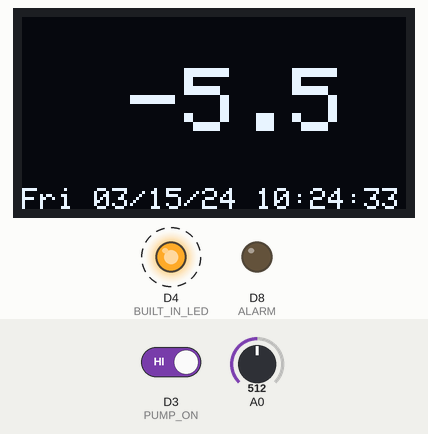
Simulated run of this sketch. Board: ESP8266 (Wemos D1 mini). Shown: 128×64 one-colour display, output pins drawn as LEDs (lit = HIGH). Dashed ring = blinking. The inputs (shaded band) are chosen by the test bench; at power-on: D3 (PUMP_ON) HIGH, A0 = 512. WiFi joins after 1.5 s; servers stay silent unless stated; the local clock reads 2024-03-15 10:24:30 at power-on unless the sketch sets it; no MQTT or app messages arrive unless stated; what the sketch prints to the serial monitor is not drawn.

Above: at 3.7 s.
3.8 s: D3 (PUMP_ON) driven LOW
At 4.99 s:
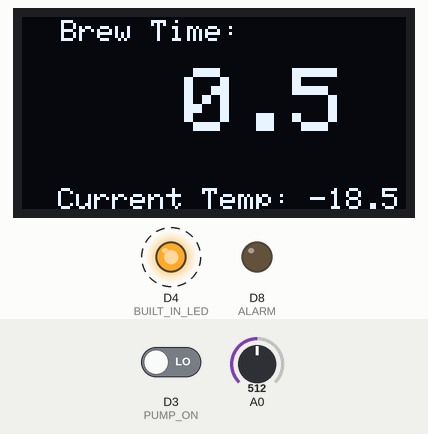
6.8 s: A0 set to 716
At 7.03 s:
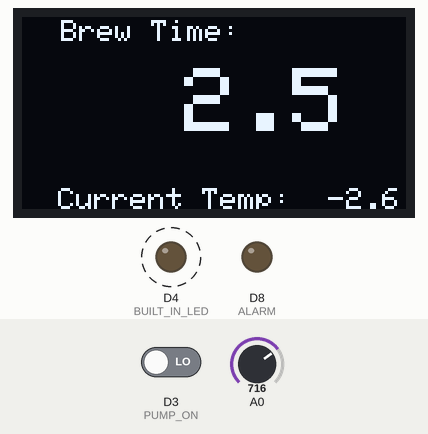
8.4 s: A0 set to 900
At 8.61 s:
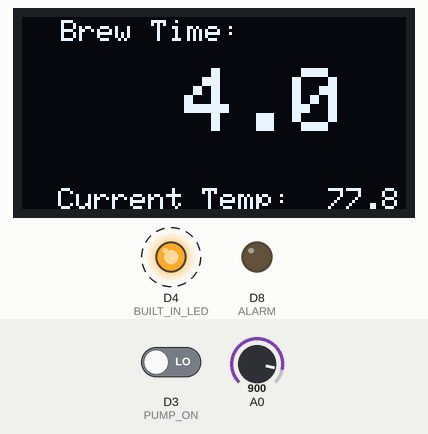
10.0 s: D3 (PUMP_ON) driven HIGH
At 10.87 s:
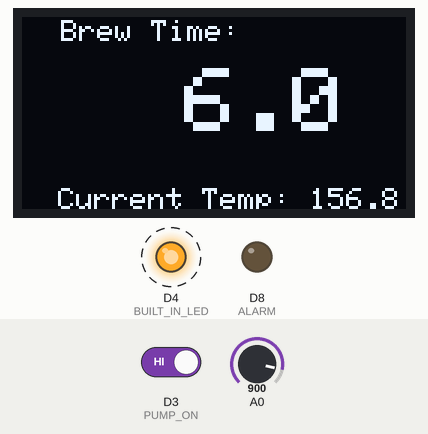
12.0 s: A0 set to 1023
At 12.23 s:
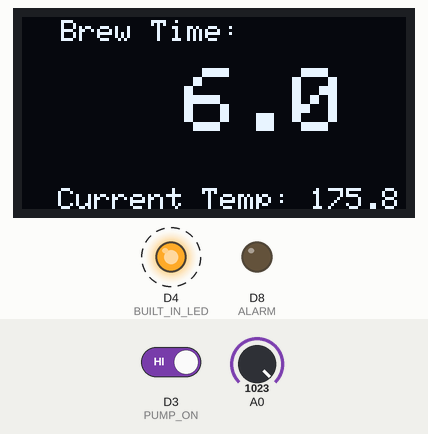
Timing chart, 0 to 14.6 s (numbered marks = the images above; inputs shaded):
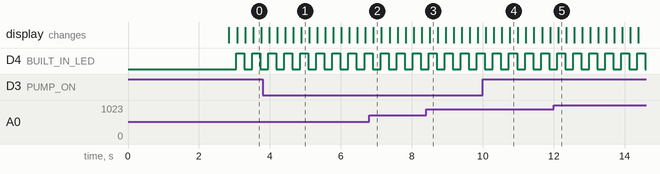

The sketch:

gaggia.ino
```cpp
//==================================================================================
//
// select "LOLIN(WEMOS) D1 R2 & mini" device
//
// FW Rev 1.1  - initial release
// FW Rev 1.2  - brew time roud to 0.5 and display update rate change to 100 ms.
// FW Rev 1.3  - add remote control of Govee smart switch control for auto-shutoff.
//===================================================================================

//*******************************************************
// modify "dummy_netconfig.h" to match your configuration
// and rename it "netconfig.h"
//*******************************************************
#include "netconfig.h"       // it is not checked in...

// define temperature sensor used (choose one)
//#define TPM36
#define LM135

// uncomment the following line if no WiFi needed
//#define NO_WIFI

#ifndef NO_WIFI
#include <ESP8266WiFi.h>
#include <PubSubClient.h>       // MQTT clienrt
#include <WiFiClientSecure.h>
#include <ESP8266HTTPClient.h>
#include <ArduinoOTA.h>            // OTA
#endif

#include <Wire.h>                   // I2C Library
#include <time.h>
#include <Adafruit_GFX.h>           // for LED display
#include <Adafruit_SSD1306.h>       // for LED display


#define BUILT_IN_LED    D4
#define ESP_SCL         D5          // LED display
#define ESP_SDA         D6          // LED display
#define ALARM           D8           // alarm if its in steam mode for too long
#define PUMP_ON         D3          // front panel swith to start brew


const char* DEVICE_NAME = "Gaggia";  // device name.
const char* FW_REV = "1.3";         // firmware revision

const float steam_temp = 119.;                // above 119 degree C is considered in steam mode.
const int steam_temp_before_alarm = 600000;   // sound alarm if temperatuer > steam_temp for over 10 min.
const long last_brew_linger_time_ms = 5000;   // the brew time will stay for 5 sec after brew switch is turned off.
const long auto_shutoff_time_ms = 1*60*60*1000;   // auto shut off 1 hrs after last brew time.

//long lastMsg = 0;
long lastLEDUpdate = 0;
long lastMQTTUpdate = 0;

bool isOn = true;
float temp = 0;
float celsius = 0;
bool isPumpOn = 0;
bool isSteamOn = 0;
long SteamOn_time = 0;
bool alarmOn = true;
float last_brew_time = 0.;

long pumpStartTime_ms = 0;
long pumpStopTime_ms = 0;
Adafruit_SSD1306 display(128,64,&Wire);
long last_brew_time_for_auto_off = 0;


#ifndef NO_WIFI
// Update these with values suitable for your network.
const char* ssid = MY_SSID;                       // SSID of your WiFi
const char* password = MY_PASSORD;                // Your WiFi password
const char* mqtt_server = MY_MQTTSERVER_ADDRESS;  // MQTT brooker address

// Root certificate for developer-api.govee.com
const char IRG_Root_X1 [] PROGMEM = R"CERT(
-----BEGIN CERTIFICATE-----
MIIDQTCCAimgAwIBAgITBmyfz5m/jAo54vB4ikPmljZbyjANBgkqhkiG9w0BAQsF
ADA5MQswCQYDVQQGEwJVUzEPMA0GA1UEChMGQW1hem9uMRkwFwYDVQQDExBBbWF6
b24gUm9vdCBDQSAxMB4XDTE1MDUyNjAwMDAwMFoXDTM4MDExNzAwMDAwMFowOTEL
MAkGA1UEBhMCVVMxDzANBgNVBAoTBkFtYXpvbjEZMBcGA1UEAxMQQW1hem9uIFJv
b3QgQ0EgMTCCASIwDQYJKoZIhvcNAQEBBQADggEPADCCAQoCggEBALJ4gHHKeNXj
ca9HgFB0fW7Y14h29Jlo91ghYPl0hAEvrAIthtOgQ3pOsqTQNroBvo3bSMgHFzZM
9O6II8c+6zf1tRn4SWiw3te5djgdYZ6k/oI2peVKVuRF4fn9tBb6dNqcmzU5L/qw
IFAGbHrQgLKm+a/sRxmPUDgH3KKHOVj4utWp+UhnMJbulHheb4mjUcAwhmahRWa6
VOujw5H5SNz/0egwLX0tdHA114gk957EWW67c4cX8jJGKLhD+rcdqsq08p8kDi1L
93FcXmn/6pUCyziKrlA4b9v7LWIbxcceVOF34GfID5yHI9Y/QCB/IIDEgEw+OyQm
jgSubJrIqg0CAwEAAaNCMEAwDwYDVR0TAQH/BAUwAwEB/zAOBgNVHQ8BAf8EBAMC
AYYwHQYDVR0OBBYEFIQYzIU07LwMlJQuCFmcx7IQTgoIMA0GCSqGSIb3DQEBCwUA
A4IBAQCY8jdaQZChGsV2USggNiMOruYou6r4lK5IpDB/G/wkjUu0yKGX9rbxenDI
U5PMCCjjmCXPI6T53iHTfIUJrU6adTrCC2qJeHZERxhlbI1Bjjt/msv0tadQ1wUs
N+gDS63pYaACbvXy8MWy7Vu33PqUXHeeE6V/Uq2V8viTO96LXFvKWlJbYK8U90vv
o/ufQJVtMVT8QtPHRh8jrdkPSHCa2XV4cdFyQzR1bldZwgJcJmApzyMZFo6IQ6XU
5MsI+yMRQ+hDKXJioaldXgjUkK642M4UwtBV8ob2xJNDd2ZhwLnoQdeXeGADbkpy
rqXRfboQnoZsG4q5WTP468SQvvG5
-----END CERTIFICATE-----
)CERT";

// See https://github.com/nayarsystems/posix_tz_db/blob/master/zones.csv for Timezone codes for your region
// for example: "EST5EDT,M3.2.0,M11.1.0" NY/USA time.
const char* my_timezone = MY_TIMEZONE;
WiFiClient espClient;
PubSubClient client(espClient);

// Create a list of certificates with the server certificate
X509List cert(IRG_Root_X1);


void setup_wifi() {
  delay(10);
  // We start by connecting to a WiFi network
  Serial.println();
  Serial.print("Connecting to ");
  Serial.println(ssid);
  WiFi.begin(ssid, password);
  WiFi.mode(WIFI_STA);   // to disable the access point mode

  while (WiFi.status() != WL_CONNECTED)
  {
    delay(500);
    Serial.print(".");
  }
  Serial.println("");
  Serial.println("WiFi connected");
  Serial.println("IP address: ");
  Serial.println(WiFi.localIP());
  ArduinoOTA.setHostname(DEVICE_NAME);
  // No authentication by default
  // ArduinoOTA.setPassword("admin");

  // Password can be set with it's md5 value as well
  // MD5(admin) = 21232f297a57a5a743894a0e4a801fc3
  // ArduinoOTA.setPasswordHash("21232f297a57a5a743894a0e4a801fc3");

  ArduinoOTA.onStart([]() {
    String type;
    if (ArduinoOTA.getCommand() == U_FLASH) {
      type = "sketch";
    } else { // U_SPIFFS
      type = "filesystem";
    }

    // NOTE: if updating SPIFFS this would be the place to unmount SPIFFS using SPIFFS.end()
    Serial.println("Start updating " + type);
  });
  ArduinoOTA.onEnd([]() {
    Serial.println("\nEnd");
  });
  ArduinoOTA.onProgress([](unsigned int progress, unsigned int total) {
    Serial.printf("Progress: %u%%\r", (progress / (total / 100)));
  });
  ArduinoOTA.onError([](ota_error_t error) {
    Serial.printf("Error[%u]: ", error);
    if (error == OTA_AUTH_ERROR) {
      Serial.println("Auth Failed");
    } else if (error == OTA_BEGIN_ERROR) {
      Serial.println("Begin Failed");
    } else if (error == OTA_CONNECT_ERROR) {
      Serial.println("Connect Failed");
    } else if (error == OTA_RECEIVE_ERROR) {
      Serial.println("Receive Failed");
    } else if (error == OTA_END_ERROR) {
      Serial.println("End Failed");
    }
  });
  ArduinoOTA.begin();
}

void reconnect() {
  // Loop until we're reconnected
  while (!client.connected()) {
    Serial.print("Attempting MQTT connection...");
    // Attempt to connect
    if (client.connect(DEVICE_NAME)) {
      Serial.println("connected");
    } else {
      Serial.print("failed, rc=");
      Serial.print(client.state());
      Serial.println(" try again in 5 seconds");
      // Wait 5 seconds before retrying
      delay(5000);
    }
  }
}

void turn_off_govee_sw()
{
  WiFiClientSecure https_client;
  HTTPClient https;
  https_client.setTrustAnchors(&cert);
  if (https.begin(https_client, "https://developer-api.govee.com/v1/devices/control"))
  {
    // start connection and send HTTP header
    https.addHeader("Govee-API-Key", MY_API_KEY);
    https.addHeader("Content-Type", "application/json");
    https.PUT(String("{\"device\":\"") + String(MY_SWITCH_ID) + String("\", \"model\":\"H5080\",\"cmd\": {\"name\":\"turn\",\"value\":\"off\"}}"));
    https.end();
  }
}

#endif

void display_opening_screen()
{
  Wire.begin(ESP_SDA, ESP_SCL); /* join i2c bus with SDA=D1 and SCL=D2 of NodeMCU */
  Wire.setClock(100000);  // i2c scl clock freq (1MHz)
  display.begin(SSD1306_SWITCHCAPVCC, 0x3C);

  // Clear the buffer.
  display.clearDisplay();

  // Display Text
  display.setTextSize(1);
  display.setTextColor(WHITE);
  display.setCursor(2,2);
  display.println("");
  display.println("   Gaggia Classic ");
  display.println("");
  display.println("         Pro");
  display.println("");
  display.println("       FW: " + String(FW_REV));

  display.display();
  delay(1000);
}

void update_display(float currentTemp, float brewTimeSec)
{
  char sTemp[9];
  char sBrewTime[9];
  dtostrf(currentTemp, 6, 1, sTemp);

  // Clear the buffer.
  display.clearDisplay();

  // Display Text
  display.setTextSize(1);
  display.setCursor(1,1);
  //display.println(" ");
  if(brewTimeSec > 0)
  {
    dtostrf(brewTimeSec, 6, 1, sBrewTime);
    display.println("  Brew Time:");
    display.println(" ");
    display.setTextSize(3);
    display.println(sBrewTime);
    display.setTextSize(1);
    display.println("");
    display.println("");
    display.println("  Current Temp:" + String(sTemp));
  }
  else
  {
    //display.println("  Current Temp:");
    display.println(" ");
    display.println(" ");
    display.setTextSize(3);
    display.println(sTemp);
    display.setTextSize(1);
    display.println("");
    display.println("");
#ifndef NO_WIFI
    time_t now;
    time(&now);
    char time_output[30];
    // See http://www.cplusplus.com/reference/ctime/strftime/ for strftime functions
    strftime(time_output, 30, "%a %D %T", localtime(&now));
    display.println(time_output);
#endif
  }
  display.display();


}

float averageTemp(float currentTemp)
{
  const float alpha = .2;
  static float avgTmp = 20;
  avgTmp = avgTmp + alpha *(currentTemp - avgTmp);
  return avgTmp;
}

void setup(void)
{
  // start serial port
  Serial.begin(115200);
  display_opening_screen();

  float x = 12.0f;
  int k;
  for(k = 0;k< 10; k++)
    Serial.println(String(floor((x+(float)k/10.f)* 2) / 2.0f).c_str());


  pinMode(BUILT_IN_LED, OUTPUT);   // built-in LED
  pinMode(ALARM, OUTPUT);

  digitalWrite(ALARM, 0);
#ifndef NO_WIFI
  setup_wifi();
  client.setServer(mqtt_server, 1883);

  configTime(0, 0, "pool.ntp.org", "time.nist.gov");

  setenv("TZ", my_timezone, 1);
#endif
  last_brew_time_for_auto_off = millis();
}

void loop(void)
{
#ifndef NO_WIFI
  ArduinoOTA.handle();

  if (!client.connected()) {
    reconnect();
  }
  client.loop();
#endif
  delay(200);
  long now = millis();

  int rawvoltage = analogRead(A0);
  rawvoltage = analogRead(A0);  // read twice to get more stable reading
#ifdef LM135
//LM135 ouptup go through 200K ohm + 220K(R1) 100K(R2) D1 mini buit-in res.
 float millivolts = (rawvoltage / 1024.0) * 5000;
  Serial.print(millivolts);
  Serial.println(" mV");
  celsius = (millivolts)/10. - 273.15;
#endif
#ifdef  TPM36
  float millivolts = (rawvoltage / 1024.0) * 3050;
  Serial.print(millivolts);
  Serial.println(" mV");
  celsius = (millivolts - 500.)/10.;
#endif
  float avgTemp = averageTemp(celsius);

  if (now - lastLEDUpdate > 100)
  {
    //client.publish("ha/temperature/ec155", String(avgTemp).c_str(), true);
    lastLEDUpdate = now;
    isOn = !isOn;
    digitalWrite(BUILT_IN_LED, isOn);

    if(isPumpOn)
    {
      // round a number to 0.5: floor(x * 2) / 2.0f
      last_brew_time = floor((millis() - pumpStartTime_ms)/1000.0 * 2.0) / 2.0;
      update_display(avgTemp, last_brew_time );
    }
    else
    {
      if(last_brew_time > 0 && (millis() - pumpStopTime_ms) > last_brew_linger_time_ms)
        last_brew_time = 0;
      update_display(avgTemp, last_brew_time);
    }

  }
#ifndef NO_WIFI
  if (now - lastMQTTUpdate > 30000)
  {
    lastMQTTUpdate = now;
    client.publish("ha/temperature/gaggia", String(avgTemp).c_str(), false);
  }
#endif
  if(avgTemp > steam_temp)
  {
    if(!isSteamOn)
    {
      SteamOn_time = now;
      isSteamOn = true;
    }
    else
    {
      //------------------------------------------------------
      // if it is in steam temperature for too long, set alarm.
      //------------------------------------------------------
      if(now - SteamOn_time > steam_temp_before_alarm)
      {
        digitalWrite(ALARM, alarmOn);
        alarmOn = !alarmOn;
      }
    }
  }
  else
  {
    if(isSteamOn)
    {
      isSteamOn = false;
      digitalWrite(ALARM, 0);

    }
  }


  if(digitalRead(PUMP_ON) == LOW)
  {
    if(!isPumpOn)
    {
      isPumpOn = true;
      pumpStartTime_ms = millis();
      last_brew_time_for_auto_off = pumpStartTime_ms;
      isSteamOn = false;
      digitalWrite(ALARM, 0);
    }
  }
  else
  {
    if(isPumpOn)
    {
      isPumpOn = false;
      pumpStopTime_ms = millis();
    }
  }

#ifndef NO_WIFI
  //-------------
  // auto shutoff
  //-------------
  if(millis() - last_brew_time_for_auto_off > auto_shutoff_time_ms)
  {
    //client.publish("ha/coffee_machine_power_sw/cmd", "off", false);
    turn_off_govee_sw();
    last_brew_time_for_auto_off += 10000; // issue shutoff command again if not being turned off
  }
#endif
}
```

dummy_netconfig.h
```cpp
#define MY_SSID                 "my_wifi_SSID"
#define MY_PASSORD              "my_wifi_password"
#define MY_MQTTSERVER_ADDRESS   "nnn.nnn.nnn.nnn"
#define MY_TIMEZONE             "EST5EDT,M3.2.0,M11.1.0"
#define MY_SWITCH_ID            "xx:xx:xx:xx:xx:xx:xx:xx"
#define MY_API_KEY              "xxxxxxxx-xxxx-xxxx-xxxx-xxxxxxxxxxxx"
```

Measured:
- after the input at 3.8 s, the display: first differs from a run without the input after 0.86 s (image 1 shows a later state)
- by itself, D4 (BUILT_IN_LED): alternates HIGH for 0.23 s and LOW for 0.23 s
